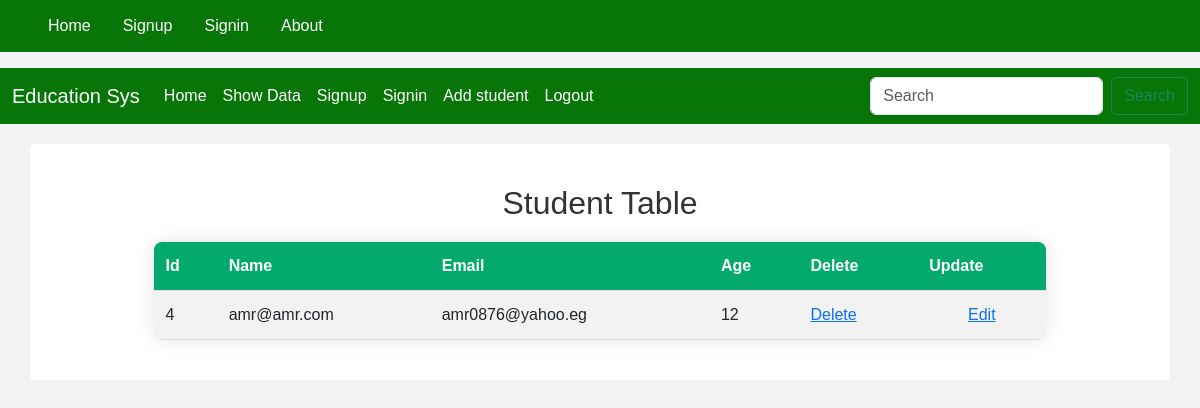
The app's page /showdata/ (signed in), older data.
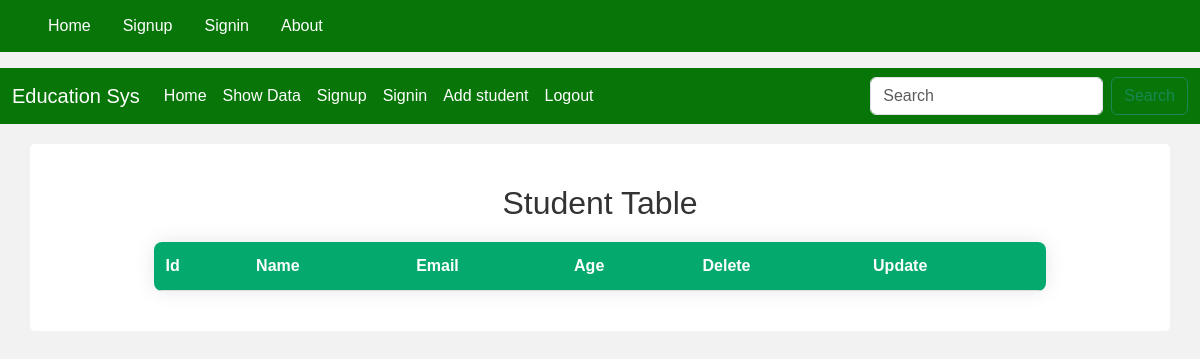
The same page, newer data.
### amr/models.py (models this page shows)
class Student(models.Model):
    id=models.AutoField(primary_key=True)
    s_name=models.CharField(max_length=50)
    S_Email=models.EmailField(max_length=20)
    Age=models.IntegerField()

### amr/views.py (the view)
# urls.py: path("showdata/",showdata,name='showdata'),
def showdata(request):
    if not request.session.get('user_email') or not request.session.get('userpass'):
        return render(request, 'amr/signup.html')
    students = Student.objects.all()
    return render(request, 'amr/show_users.html', {'students': students})

### amr/templates/amr/show_users.html (shortened to what this page needs)
{% extends 'base.html' %} {% block 'body' %}
<h2 style="text-align: center">Student Table</h2>
<table>
  <tr>
    <th>Id</th>
    <th>Name</th>
    <th>Email</th>
    <th>Age</th>
    <th>Delete</th>
    <th>Update</th>
  </tr>
  {% for std in students %}
  <tr>
    <td>{{ std.id }}</td>
    <td>{{ std.s_name }}</td>
    <td>{{ std.S_Email }}</td>
    <td>{{ std.Age }}</td>
    <td>
      <a href="{% url 'delete_student' std.id %}">Delete</a>
    </td>
    <td>
      <a href="{% url 'edit_student' std.id %}">Edit</a>
    </td>
  </tr>
  {% endfor %}
</table>
{% endblock %}

Row changes from the older to the newer data that the page shows:
removed Student: id "4", s_name "amr@amr.com", S_Email "amr0876@yahoo.eg", Age "12"
